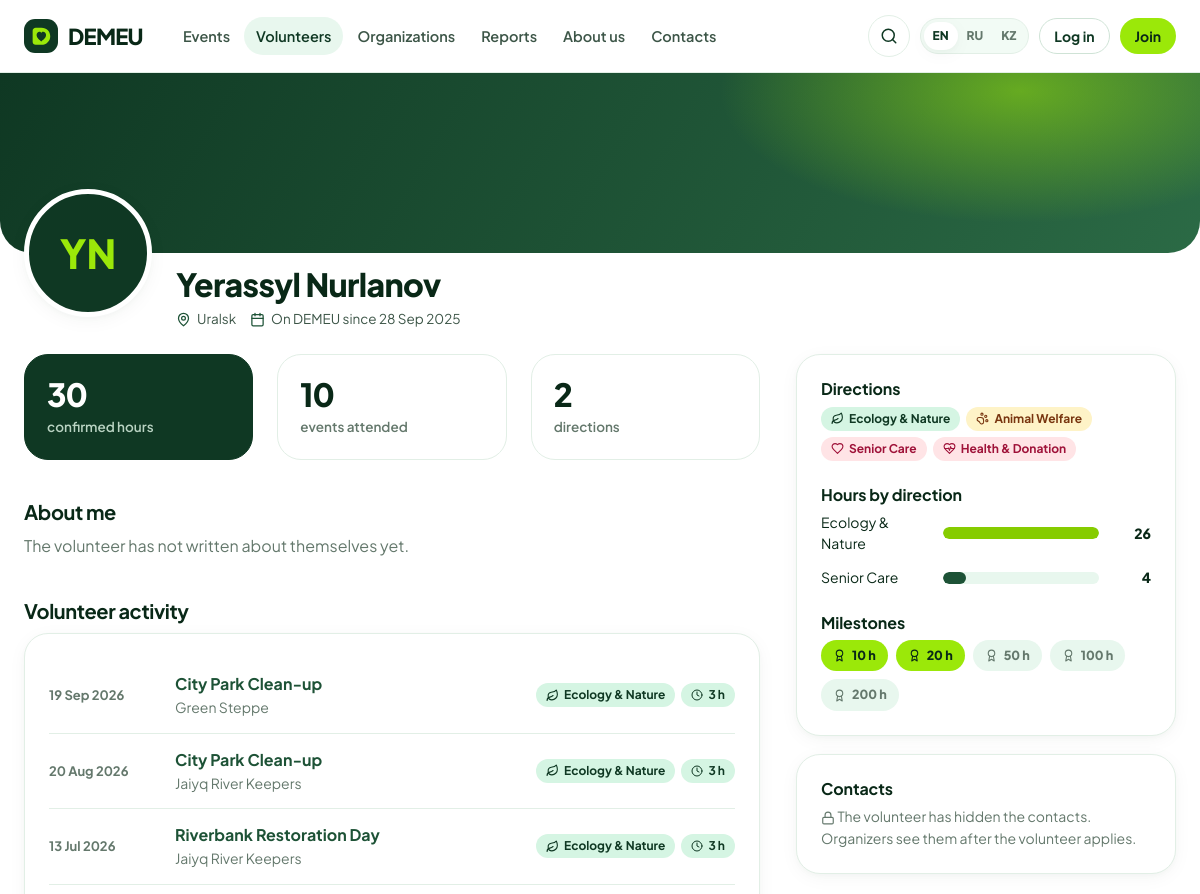
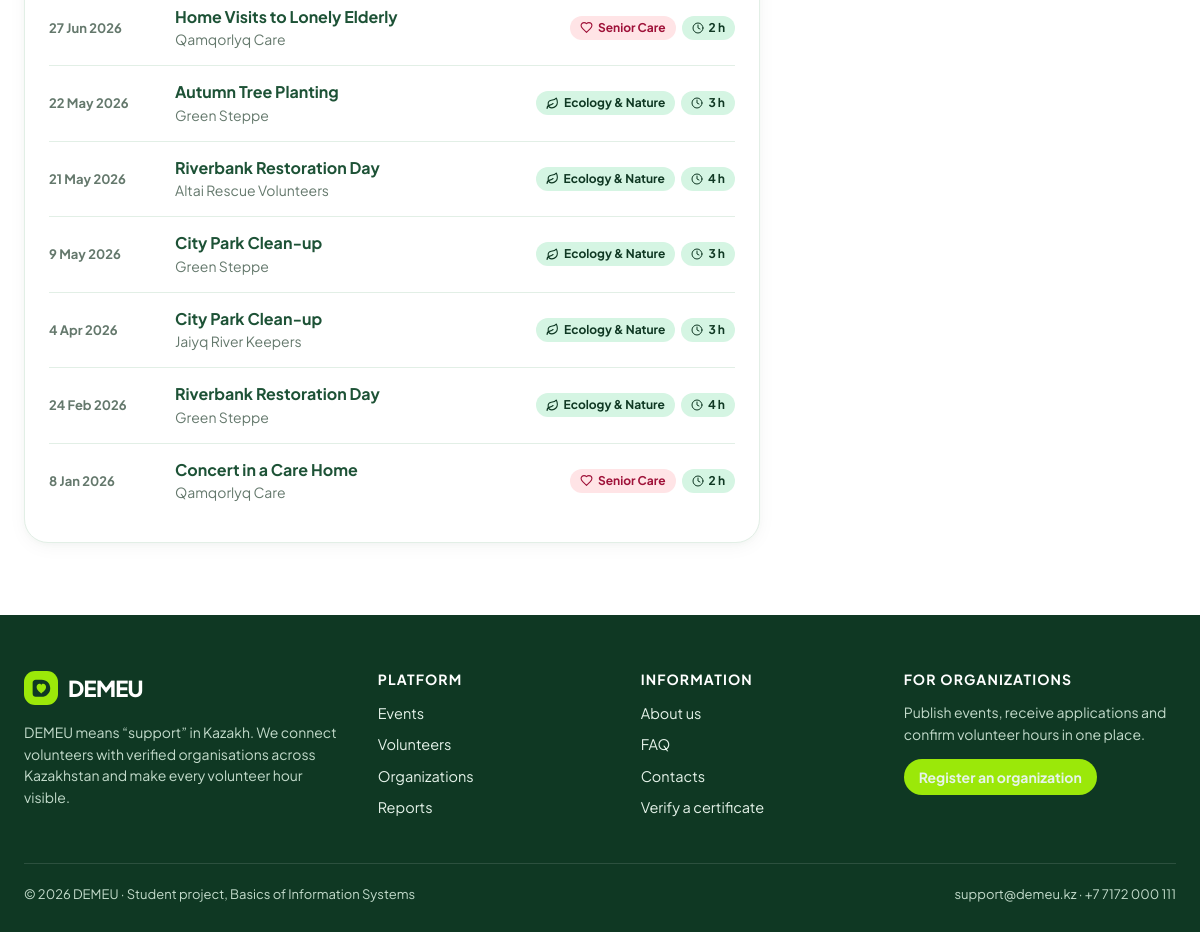
The app's page /volunteers/1001 with its own data (2 pictures, top to bottom).
### tables this page shows
CREATE TABLE volunteers (
    volunteer_id  INTEGER PRIMARY KEY,
    user_id       INTEGER NOT NULL UNIQUE REFERENCES users(user_id) ON DELETE RESTRICT,
    full_name     TEXT NOT NULL CHECK (length(trim(full_name)) >= 3),
    phone         TEXT NOT NULL CHECK (phone GLOB '+7[0-9][0-9][0-9][0-9][0-9][0-9][0-9][0-9][0-9][0-9]'),
    birth_date    TEXT NOT NULL,               -- YYYY-MM-DD, age 14+ checked in the app
    city_id       INTEGER NOT NULL REFERENCES cities(city_id) ON DELETE RESTRICT,
    about         TEXT,
    skills        TEXT,                        -- free text, e.g. "first aid, English, driving"
    avatar_path   TEXT,
    is_public     INTEGER NOT NULL DEFAULT 1 CHECK (is_public IN (0,1)),     -- listed in the catalogue
    show_contacts INTEGER NOT NULL DEFAULT 0 CHECK (show_contacts IN (0,1)), -- phone/email visible to everyone
    created_at    TEXT NOT NULL DEFAULT (datetime('now','localtime'))
);

CREATE TABLE cities (
    city_id     INTEGER PRIMARY KEY,
    name_en     TEXT NOT NULL UNIQUE,
    name_ru     TEXT NOT NULL,
    name_kk     TEXT NOT NULL,
    region_en   TEXT NOT NULL,
    lat         REAL,
    lng         REAL
);

CREATE TABLE events (
    event_id              INTEGER PRIMARY KEY,
    org_id                INTEGER NOT NULL REFERENCES organizations(org_id) ON DELETE RESTRICT,
    coordinator_id        INTEGER NOT NULL REFERENCES coordinators(coordinator_id) ON DELETE RESTRICT,
    direction_id          INTEGER NOT NULL REFERENCES directions(direction_id) ON DELETE RESTRICT,
    city_id               INTEGER NOT NULL REFERENCES cities(city_id) ON DELETE RESTRICT,
    title                 TEXT NOT NULL CHECK (length(trim(title)) >= 5),
    summary               TEXT NOT NULL,       -- one line for cards
    description           TEXT NOT NULL,
    address               TEXT NOT NULL,
    starts_at             TEXT NOT NULL,       -- YYYY-MM-DD HH:MM
    ends_at               TEXT NOT NULL,
    registration_deadline TEXT NOT NULL,
    max_volunteers        INTEGER NOT NULL CHECK (max_volunteers BETWEEN 1 AND 1000),
    min_age               INTEGER NOT NULL DEFAULT 14 CHECK (min_age BETWEEN 14 AND 99),
    requires_approval     INTEGER NOT NULL DEFAULT 1 CHECK (requires_approval IN (0,1)),
    requirements          TEXT,                -- what to bring / skills needed
    provided              TEXT,                -- what organisers provide (meals, gloves...)
    cover_path            TEXT,
    status                TEXT NOT NULL DEFAULT 'published'
                          CHECK (status IN ('draft','published','cancelled','completed')),
    cancel_reason         TEXT,
    created_at            TEXT NOT NULL DEFAULT (datetime('now','localtime')),
    updated_at            TEXT,
    CHECK (ends_at > starts_at),
    CHECK (registration_deadline <= starts_at)
);

CREATE TABLE registrations (
    registration_id INTEGER PRIMARY KEY,
    volunteer_id    INTEGER NOT NULL REFERENCES volunteers(volunteer_id) ON DELETE RESTRICT,
    event_id        INTEGER NOT NULL REFERENCES events(event_id) ON DELETE RESTRICT,
    status          TEXT NOT NULL DEFAULT 'pending'
                    CHECK (status IN ('pending','approved','rejected','cancelled','attended','no_show')),
    motivation      TEXT,
    applied_at      TEXT NOT NULL DEFAULT (datetime('now','localtime')),
    decided_at      TEXT,
    decided_by      INTEGER REFERENCES coordinators(coordinator_id) ON DELETE SET NULL,
    decision_note   TEXT,
    hours_confirmed REAL CHECK (hours_confirmed IS NULL OR (hours_confirmed > 0 AND hours_confirmed <= 24)),
    confirmed_by    INTEGER REFERENCES coordinators(coordinator_id) ON DELETE SET NULL,
    confirmed_at    TEXT,
    UNIQUE (volunteer_id, event_id),                       -- no double registration
    CHECK (status <> 'attended' OR hours_confirmed IS NOT NULL)  -- attendance always has hours
);

CREATE TABLE organizations (
    org_id           INTEGER PRIMARY KEY,
    name             TEXT NOT NULL UNIQUE,
    bin              TEXT NOT NULL UNIQUE CHECK (length(bin) = 12 AND bin NOT GLOB '*[^0-9]*'),
    org_type         TEXT NOT NULL CHECK (org_type IN ('ngo','foundation','initiative','university','government','business')),
    description      TEXT NOT NULL,
    city_id          INTEGER NOT NULL REFERENCES cities(city_id) ON DELETE RESTRICT,
    address          TEXT NOT NULL,
    email            TEXT NOT NULL,
    phone            TEXT NOT NULL,
    website          TEXT,
    logo_path        TEXT,
    founded_year     INTEGER CHECK (founded_year BETWEEN 1950 AND 2100),
    status           TEXT NOT NULL DEFAULT 'pending'
                     CHECK (status IN ('pending','verified','rejected','suspended')),
    status_comment   TEXT,                     -- reason for rejection / suspension
    verified_at      TEXT,
    verified_by      INTEGER REFERENCES users(user_id) ON DELETE SET NULL,
    created_at       TEXT NOT NULL DEFAULT (datetime('now','localtime'))
);

CREATE TABLE directions (
    direction_id INTEGER PRIMARY KEY,
    slug         TEXT NOT NULL UNIQUE,
    name_en      TEXT NOT NULL,
    name_ru      TEXT NOT NULL,
    name_kk      TEXT NOT NULL,
    icon         TEXT NOT NULL DEFAULT 'heart',
    tone         TEXT NOT NULL DEFAULT 'mint'
                 CHECK (tone IN ('mint','sage','butter','sky','rose','lilac'))
);

CREATE TABLE volunteer_directions (
    volunteer_id INTEGER NOT NULL REFERENCES volunteers(volunteer_id) ON DELETE CASCADE,
    direction_id INTEGER NOT NULL REFERENCES directions(direction_id) ON DELETE RESTRICT,
    PRIMARY KEY (volunteer_id, direction_id)
);

### demeu/public.py (the view)
@bp.route("/volunteers/<int:volunteer_id>")
def volunteer_profile(volunteer_id):
    v = query(VOL_SELECT + " WHERE v.volunteer_id=?", (volunteer_id,), one=True)
    if not v:
        abort(404)
    is_self = g.volunteer is not None and g.volunteer["volunteer_id"] == volunteer_id
    if not v["is_public"] and not is_self and not can_see_contacts(v):
        abort(404)
    email = scalar("SELECT email FROM users WHERE user_id=?", (v["user_id"],))
    activity = query("""SELECT r.*, e.title, e.starts_at, e.event_id, o.name AS org_name, o.org_id,
        d.name_en AS dir_name_en, d.name_ru AS dir_name_ru, d.name_kk AS dir_name_kk, d.icon AS dir_icon, d.tone AS dir_tone
        FROM registrations r JOIN events e USING (event_id) JOIN organizations o ON o.org_id=e.org_id
        JOIN directions d ON d.direction_id=e.direction_id
        WHERE r.volunteer_id=? AND r.status='attended' ORDER BY e.starts_at DESC""", (volunteer_id,))
    by_direction = query("""SELECT d.*, SUM(r.hours_confirmed) AS hours FROM registrations r
        JOIN events e USING (event_id) JOIN directions d ON d.direction_id=e.direction_id
        WHERE r.volunteer_id=? AND r.status='attended' GROUP BY d.direction_id ORDER BY hours DESC""",
                         (volunteer_id,))
    return render_template("public/volunteer_profile.html", v=v, email=email, is_self=is_self,
                           show_contacts=can_see_contacts(v), activity=activity, by_direction=by_direction,
                           dirs=volunteer_directions([volunteer_id]).get(volunteer_id, []),
                           stats=S.volunteer_stats(volunteer_id))

### demeu/core.py (called while the page is built, shortened)
def get_lang():
    lang = session.get("lang")
    if lang in LANGS:
        return lang
    best = request.accept_languages.best_match(["en", "ru", "kk"]) if request else None
    return best or "en"

def _(key, **params):
    entry = TRANSLATIONS.get(key)
    if entry is None:
        text = key
    else:
        lang = g.get("lang", "en")
        text = entry.get(lang) or entry.get("en") or key
    if params:
        try:
            text = text.format(**params)
        except (KeyError, IndexError):
            pass
    return text

def loc(row, field):
    if row is None:
        return ""
    lang = g.get("lang", "en")
    keys = row.keys() if hasattr(row, "keys") else row
    for k in (f"{field}_{lang}", f"{field}_en", field):
        if k in keys and row[k]:
            return row[k]
    return ""

def parse_dt(value):
    if not value:
        return None
    if isinstance(value, datetime):
        return value
    for fmt in (DT_FMT, "%Y-%m-%d %H:%M:%S", "%Y-%m-%d"):
        try:
            return datetime.strptime(value, fmt)
        except ValueError:
            continue
    return None

def fmt_date(value, with_weekday=False, with_year=True):
    d = parse_dt(value)
    if not d:
        return ""
    lang = g.get("lang", "en")
    s = f"{d.day} {MONTHS[lang][d.month - 1]}"
    if with_year:
        s += f" {d.year}"
    if with_weekday:
        s = f"{WEEKDAYS[lang][d.weekday()]}, " + s
    return s

def fmt_hours(value):
    if value is None:
        return "0"
    v = float(value)
    return str(int(v)) if v.is_integer() else f"{v:.1f}"

def initials(name):
    parts = [p for p in (name or "").split() if p]
    return "".join(p[0] for p in parts[:2]).upper() or "?"

def load_user():
    g.user = g.volunteer = g.coordinator = g.org = None
    uid = session.get("uid")
    if not uid:
        return

def check_csrf():
    if request.method == "POST" and not current_app.config.get("TESTING_NO_CSRF"):
        sent = request.form.get("csrf_token") or request.headers.get("X-CSRF-Token")
        if not sent or not secrets.compare_digest(sent, session.get("csrf", "")):
            abort(400, description="CSRF token missing or invalid")

def unread_count():
    if not g.get("user"):
        return 0
    return scalar("SELECT COUNT(*) FROM notifications WHERE user_id=? AND is_read=0",
                  (g.user["user_id"],))

### demeu/db.py (called while the page is built)
def scalar(sql, args=()):
    row = get_db().execute(sql, args).fetchone()
    return row[0] if row else None

### demeu/templates/public/volunteer_profile.html (shortened to what this page needs)
{% extends "base.html" %}
{% from "partials/macros.html" import avatar, dir_tag, empty %}
{% block content %}
<div class="profile-cover"></div>
<div class="wrap">
  <div class="profile-head">
    <div class="profile-bar">
      {{ avatar(v.avatar_path, v.full_name, 'xl') }}
      <div class="info">
        <h1>{{ v.full_name }}</h1>
        <div class="meta"><span>{{ icon('map-pin', 15) }}{{ loc(v, 'city_name') }}</span>
          <span>{{ icon('calendar', 15) }}{{ _('member_since', d=fmt_date(v.created_at)) }}</span>
          {% if not v.is_public %}<span class="tag tone-butter">{{ icon('lock', 12) }}{{ _('hidden_profile') }}</span>{% endif %}</div>
      </div>
    </div>
  </div>
  <div class="detail-grid" style="padding-top:0">
    <div>
      <div class="grid grid-3">
        <div class="stat dark"><div class="num">{{ fmt_hours(stats.hours) }}</div><div class="lbl">{{ _('stat_hours_personal') }}</div></div>
        <div class="stat"><div class="num">{{ stats.attended }}</div><div class="lbl">{{ _('stat_events_attended') }}</div></div>
        <div class="stat"><div class="num">{{ by_direction|length }}</div><div class="lbl">{{ _('stat_directions') }}</div></div>
      </div>
      <h3 class="mt-4">{{ _('about_me') }}</h3>
      {% if v.about %}<p class="prose">{{ v.about|nl2br }}</p>{% else %}<p class="muted">{{ _('no_about') }}</p>{% endif %}
      <h3 class="mt-4">{{ _('activity') }}</h3>
      {% if activity %}
      <div class="card card-pad timeline">
        {% for a in activity %}
        <div class="item">
          <span class="date">{{ fmt_date(a.starts_at) }}</span>
          <div><a href="{{ url_for('public.event_detail', event_id=a.event_id) }}"><b>{{ a.title }}</b></a>
            <div class="small muted"><a class="muted" href="{{ url_for('public.organization_profile', org_id=a.org_id) }}">{{ a.org_name }}</a></div></div>
          <div class="row tight">{{ dir_tag(a) }}<span class="tag tone-mint">{{ icon('clock', 12) }}{{ _('n_hours', n=fmt_hours(a.hours_confirmed)) }}</span></div>
        </div>
        {% endfor %}
      </div>
      {% else %}
        {{ empty('calendar', _('no_activity_title'), _('no_activity_text')) }}
      {% endif %}
    </div>
    <aside class="detail-aside">
      <div class="card card-pad">
        <h4>{{ _('directions') }}</h4>
        <div class="row tight">{% for d in dirs %}{{ dir_tag(d, '') }}{% endfor %}</div>
        {% if by_direction %}
        <h4 class="mt-3">{{ _('hours_by_direction') }}</h4>
        <div class="bars">
          {% set mx = by_direction[0].hours or 1 %}
          {% for d in by_direction %}
          <div class="bar-row" style="grid-template-columns:110px 1fr 40px"><span class="small">{{ loc(d, 'name') }}</span>
            <span class="track"><i style="width:{{ (d.hours * 100 / mx)|round|int }}%"></i></span><span class="v small">{{ fmt_hours(d.hours) }}</span></div>
          {% endfor %}
        </div>
        {% endif %}
        <h4 class="mt-3">{{ _('milestones') }}</h4>
        <div class="milestone">{% for m in [10, 20, 50, 100, 200] %}<span class="{{ 'got' if m in stats.badges }}">{{ icon('award', 13) }}{{ m }} {{ _('h_short') }}</span>{% endfor %}</div>
      </div>
      <div class="card card-pad">
        <h4>{{ _('contacts') }}</h4>
        {% if show_contacts %}
          <div class="kv">
            <div><span class="ic-wrap">{{ icon('phone') }}</span><div><b><a href="tel:{{ v.phone }}">{{ v.phone|phone }}</a></b></div></div>
            <div><span class="ic-wrap">{{ icon('mail') }}</span><div><b><a href="mailto:{{ email }}">{{ email }}</a></b></div></div>
          </div>
          {% if not v.show_contacts %}<p class="xs muted mt-2 mb-0">{{ _('contacts_visible_to_you') }}</p>{% endif %}
        {% else %}
          <p class="small muted mb-0">{{ icon('lock', 14) }} {{ _('contacts_hidden') }}</p>
        {% endif %}
      </div>
    </aside>
  </div>
</div>
{% endblock %}

### demeu/templates/partials/macros.html (shortened to what this page needs)
{% macro avatar(path, name, cls='') -%}
<span class="avatar {{ cls }}">{% if path %}<img src="{{ media_url(path) }}" alt="">{% else %}{{ initials(name) }}{% endif %}</span>
{%- endmacro %}
{% macro dir_tag(row, prefix='dir_') -%}
<span class="tag tone-{{ row[prefix ~ 'tone'] if prefix else row.tone }}">{{ icon(row[prefix ~ 'icon'] if prefix else row.icon, 13) }}{{ loc(row, prefix ~ 'name' if prefix else 'name') }}</span>
{%- endmacro %}

### records on screen
volunteers: full_name "YN", full_name "Yerassyl Nurlanov"
cities: name_en "Uralsk"
registrations: title "City Park Clean-up", org_name "Green Steppe"
events: starts_at "19 Sep 2026"
directions: name_en "Ecology & Nature", {{ (d.hours * 100 / mx)|round|int }} 100 (drawn), fmt_hours "26"
registrations: title "City Park Clean-up", org_name "Jaiyq River Keepers"
events: starts_at "20 Aug 2026"
registrations: title "Riverbank Restoration Day", org_name "Jaiyq River Keepers"
events: starts_at "13 Jul 2026"
registrations: title "Home Visits to Lonely Elderly", org_name "Qamqorlyq Care"
events: starts_at "27 Jun 2026"
directions: name_en "Senior Care", {{ (d.hours * 100 / mx)|round|int }} 15 (drawn), direction_id "4"
registrations: title "Autumn Tree Planting", org_name "Green Steppe"
events: starts_at "22 May 2026"
registrations: title "Riverbank Restoration Day", org_name "Altai Rescue Volunteers"
events: starts_at "21 May 2026"
registrations: title "City Park Clean-up", org_name "Green Steppe"
events: starts_at "9 May 2026"
registrations: title "City Park Clean-up", org_name "Jaiyq River Keepers"
events: starts_at "4 Apr 2026"
registrations: title "Riverbank Restoration Day", org_name "Green Steppe"
events: starts_at "24 Feb 2026"
registrations: title "Concert in a Care Home", org_name "Qamqorlyq Care"
events: starts_at "8 Jan 2026"
directions: name_en "Animal Welfare"
directions: name_en "Health & Donation"

### other values on screen
{{ LANG_LABELS[code] }} "EN" "RU" "KZ"
{{ fmt_hours(stats.hours) }} "30"
{{ stats.attended }} "10"
{{ by_direction|length }} "2"
{{ m }} "10" "20" "50" "100" "200"
{{ 2026 }} "2026"
